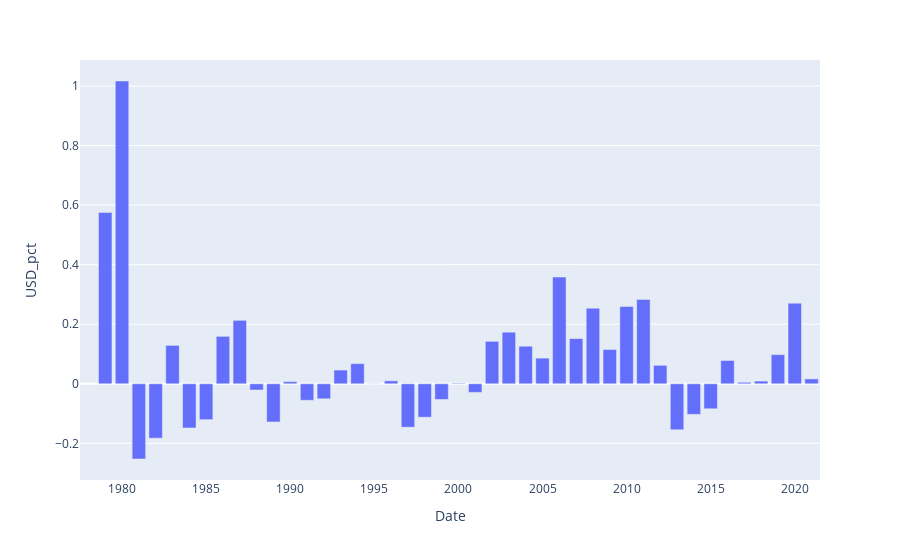
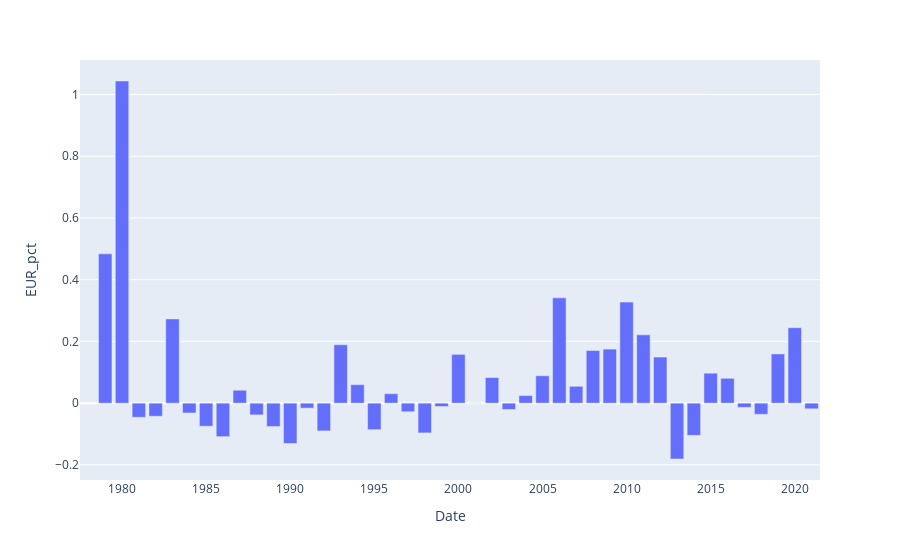
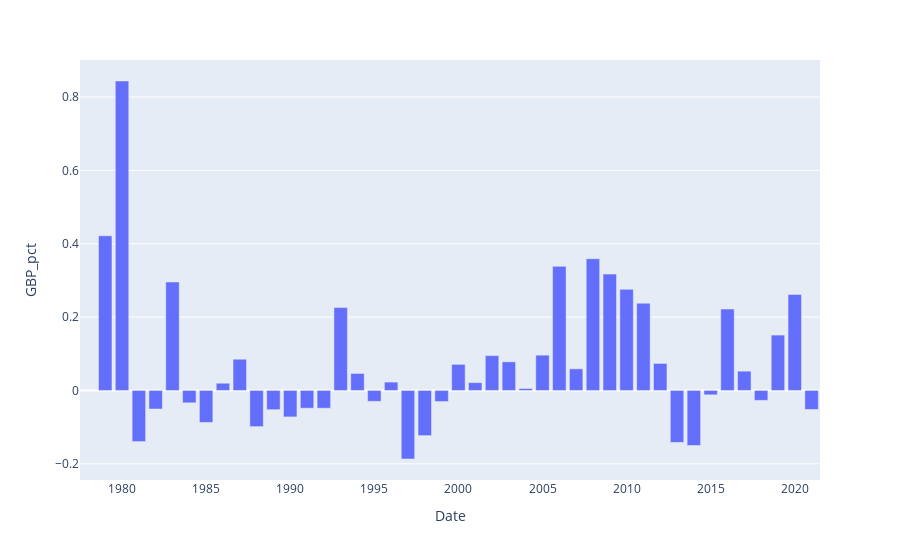

Notebook code for these charts, in order:
### Code cell
for i in currencypct:
    fig = px.bar(annualpct, x="Date", y=i)
    fig.show()

### Figure 1 — Plotly figure (JSON) as saved in the notebook; plotly's stock layout.template omitted (floating-point values rounded to 4 significant figures)
{"data": [{"alignmentgroup": "True", "hovertemplate": "Date=%{x}<br>USD_pct=%{y}<extra></extra>", "legendgroup": "", "marker": {"color": "#636efa", "pattern": {"shape": ""}}, "name": "", "offsetgroup": "", "orientation": "v", "showlegend": false, "textposition": "auto", "type": "bar", "x": [1978, 1979, 1980, 1981, 1982, 1983, 1984, 1985, 1986, 1987, 1988, 1989, 1990, 1991, 1992, 1993, 1994, 1995, 1996, 1997, 1998, 1999, 2000, 2001, 2002, 2003, 2004, 2005, 2006, 2007, 2008, 2009, 2010, 2011, 2012, 2013, 2014, 2015, 2016, 2017, 2018, 2019, 2020, 2021], "xaxis": "x", "y": [null, 0.5751, 1.017, -0.2526, -0.1828, 0.1289, -0.1484, -0.1205, 0.1593, 0.213, -0.02098, -0.1283, 0.007195, -0.05553, -0.05054, 0.04614, 0.06762, -0.0002603, 0.009947, -0.1459, -0.1123, -0.05277, 0.001903, -0.02888, 0.1426, 0.1732, 0.1262, 0.08622, 0.3585, 0.1517, 0.2539, 0.1151, 0.2593, 0.2834, 0.06202, -0.1544, -0.1026, -0.08397, 0.07822, 0.005077, 0.00902, 0.09784, 0.2707, 0.0164], "yaxis": "y"}], "layout": {"barmode": "relative", "legend": {"tracegroupgap": 0}, "margin": {"t": 60}, "xaxis": {"anchor": "y", "domain": [0, 1], "title": {"text": "Date"}}, "yaxis": {"anchor": "x", "domain": [0, 1], "title": {"text": "USD_pct"}}}}

### Figure 2 — Plotly figure (JSON) as saved in the notebook; plotly's stock layout.template omitted (floating-point values rounded to 4 significant figures)
{"data": [{"alignmentgroup": "True", "hovertemplate": "Date=%{x}<br>EUR_pct=%{y}<extra></extra>", "legendgroup": "", "marker": {"color": "#636efa", "pattern": {"shape": ""}}, "name": "", "offsetgroup": "", "orientation": "v", "showlegend": false, "textposition": "auto", "type": "bar", "x": [1978, 1979, 1980, 1981, 1982, 1983, 1984, 1985, 1986, 1987, 1988, 1989, 1990, 1991, 1992, 1993, 1994, 1995, 1996, 1997, 1998, 1999, 2000, 2001, 2002, 2003, 2004, 2005, 2006, 2007, 2008, 2009, 2010, 2011, 2012, 2013, 2014, 2015, 2016, 2017, 2018, 2019, 2020, 2021], "xaxis": "x", "y": [null, 0.4836, 1.044, -0.04571, -0.04242, 0.2728, -0.03179, -0.07471, -0.1085, 0.04189, -0.03808, -0.07565, -0.1307, -0.01604, -0.08993, 0.1893, 0.05985, -0.08587, 0.03065, -0.02792, -0.09642, -0.01087, 0.1581, 0.0004025, 0.0829, -0.02055, 0.02469, 0.08864, 0.3412, 0.05456, 0.1704, 0.175, 0.3274, 0.2213, 0.1494, -0.1809, -0.1043, 0.09705, 0.08051, -0.01363, -0.03623, 0.1594, 0.2443, -0.01835], "yaxis": "y"}], "layout": {"barmode": "relative", "legend": {"tracegroupgap": 0}, "margin": {"t": 60}, "xaxis": {"anchor": "y", "domain": [0, 1], "title": {"text": "Date"}}, "yaxis": {"anchor": "x", "domain": [0, 1], "title": {"text": "EUR_pct"}}}}

### Figure 3 — Plotly figure (JSON) as saved in the notebook; plotly's stock layout.template omitted (floating-point values rounded to 4 significant figures)
{"data": [{"alignmentgroup": "True", "hovertemplate": "Date=%{x}<br>GBP_pct=%{y}<extra></extra>", "legendgroup": "", "marker": {"color": "#636efa", "pattern": {"shape": ""}}, "name": "", "offsetgroup": "", "orientation": "v", "showlegend": false, "textposition": "auto", "type": "bar", "x": [1978, 1979, 1980, 1981, 1982, 1983, 1984, 1985, 1986, 1987, 1988, 1989, 1990, 1991, 1992, 1993, 1994, 1995, 1996, 1997, 1998, 1999, 2000, 2001, 2002, 2003, 2004, 2005, 2006, 2007, 2008, 2009, 2010, 2011, 2012, 2013, 2014, 2015, 2016, 2017, 2018, 2019, 2020, 2021], "xaxis": "x", "y": [null, 0.4216, 0.8436, -0.1394, -0.0506, 0.2956, -0.03378, -0.08721, 0.01965, 0.08509, -0.09859, -0.05244, -0.07212, -0.0484, -0.04847, 0.2259, 0.04627, -0.02975, 0.02283, -0.1869, -0.1231, -0.03022, 0.07114, 0.02125, 0.09495, 0.078, 0.005229, 0.09615, 0.3383, 0.05896, 0.359, 0.3172, 0.2756, 0.2377, 0.07364, -0.1417, -0.1501, -0.01193, 0.2218, 0.05253, -0.0271, 0.1509, 0.2617, -0.05181], "yaxis": "y"}], "layout": {"barmode": "relative", "legend": {"tracegroupgap": 0}, "margin": {"t": 60}, "xaxis": {"anchor": "y", "domain": [0, 1], "title": {"text": "Date"}}, "yaxis": {"anchor": "x", "domain": [0, 1], "title": {"text": "GBP_pct"}}}}
